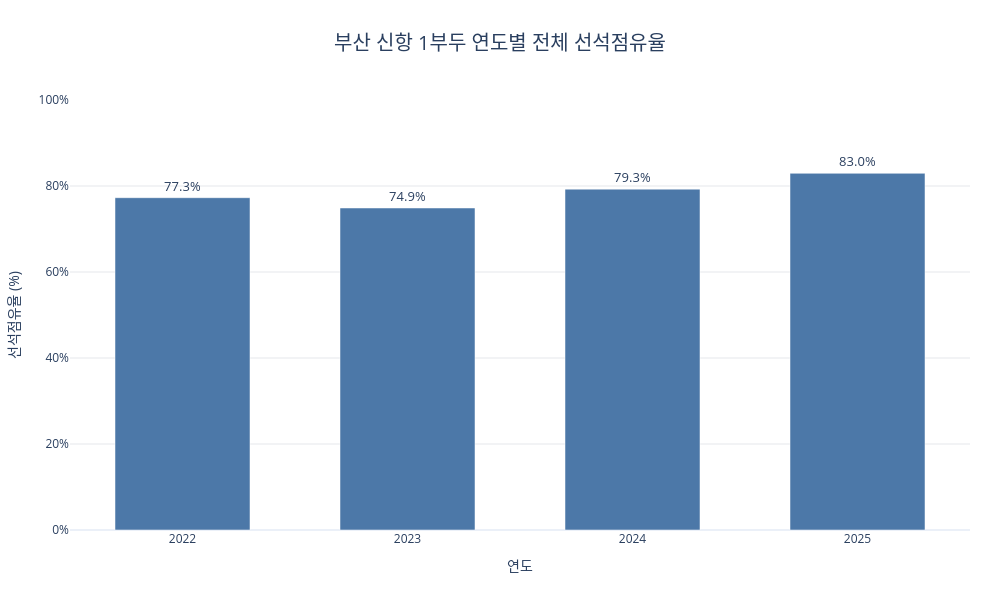

This figure's notebook cell:
### Markdown cell above
# 1부두 전체 선석점유율

### Code cell
from pathlib import Path
import pandas as pd
import plotly.graph_objects as go

# ==================================
# 1. 기본 설정
# ==================================

DATA_PATH = Path(r"C:\work\Final_Project\data\port1.csv")

BERTH_COUNT = 3
START_YEAR = 2022
END_YEAR = 2025

# ==================================
# 2. 데이터 불러오기
# ==================================

df = pd.read_csv(DATA_PATH, encoding="utf-8-sig")
df.columns = df.columns.str.strip()

df["접안"] = pd.to_datetime(
    df["접안(예정)일시"], errors="coerce"
)

df["출항"] = pd.to_datetime(
    df["출항(예정)일시"], errors="coerce"
)

df["선석"] = pd.to_numeric(
    df["선석"], errors="coerce"
)

# 1~3선석만 선택
df = df[df["선석"].isin([1, 2, 3])].copy()

# 잘못된 시간 데이터 제거
df = df.dropna(subset=["접안", "출항"])
df = df[df["출항"] >= df["접안"]].copy()

# ==================================
# 3. 연도별 전체 선석점유율 계산
# ==================================

results = []

for year in range(START_YEAR, END_YEAR + 1):

    year_start = pd.Timestamp(year, 1, 1)
    year_end = pd.Timestamp(year + 1, 1, 1)

    # 해당 연도와 겹치는 작업 기록
    temp = df[
        (df["접안"] < year_end)
        & (df["출항"] > year_start)
    ].copy()

    # 해당 연도에 속하는 작업시간만 계산
    temp["시작"] = temp["접안"].clip(lower=year_start)
    temp["종료"] = temp["출항"].clip(upper=year_end)

    temp["작업시간"] = (
        temp["종료"] - temp["시작"]
    ).dt.total_seconds() / 3600

    total_work_hours = temp["작업시간"].sum()

    # 윤년을 포함한 연간 총시간
    year_hours = (
        year_end - year_start
    ).total_seconds() / 3600

    # 전체 선석점유율 계산
    occupancy = (
        total_work_hours
        / (BERTH_COUNT * year_hours)
    ) * 100

    results.append({
        "연도": year,
        "총작업시간": total_work_hours,
        "선석점유율": occupancy
    })

result = pd.DataFrame(results)

# ==================================
# 4. Plotly 바그래프
# ==================================

fig = go.Figure()

fig.add_trace(
    go.Bar(
        x=result["연도"].astype(str),
        y=result["선석점유율"],

        marker_color="#4C78A8",

        width=0.6,

        text=result["선석점유율"].apply(
            lambda x: f"{x:.1f}%"
        ),

        textposition="outside",

        textfont=dict(size=13),

        customdata=result[["총작업시간"]].to_numpy(),

        hovertemplate=(
            "연도: %{x}년<br>"
            "전체 선석점유율: %{y:.2f}%<br>"
            "총 작업시간: %{customdata[0]:,.1f}시간"
            "<extra></extra>"
        ),

        name="1부두 전체 선석점유율"
    )
)

# ==================================
# 5. 그래프 디자인
# ==================================

fig.update_layout(

    title=dict(
        text="부산 신항 1부두 연도별 전체 선석점유율",
        x=0.5,
        xanchor="center",
        font=dict(size=20)
    ),

    xaxis=dict(
        title="연도",
        type="category",
        showgrid=False
    ),

    yaxis=dict(
        title="선석점유율 (%)",
        range=[0, 100],
        ticksuffix="%",
        showgrid=True,
        gridcolor="#E5E7EB"
    ),

    template="plotly_white",

    width=1000,
    height=600,

    bargap=0.4,

    showlegend=False,

    margin=dict(
        t=100,
        b=70,
        l=70,
        r=30
    )
)

# ==================================
# 6. 결과 표 출력
# ==================================

print("\n[1부두 전체 선석점유율]")
print(result.round(2).to_string(index=False))

# ==================================
# 7. PyCharm 주피터 노트북 내부 출력
# ==================================

fig.show()

### Figure 1 — Plotly figure (JSON) as saved in the notebook; plotly's stock layout.template omitted (floating-point values rounded to 4 significant figures)
{"data": [{"customdata": [[20310.0], [19680.0], [20890.0], [21800.0]], "hovertemplate": "연도: %{x}년<br>전체 선석점유율: %{y:.2f}%<br>총 작업시간: %{customdata[0]:,.1f}시간<extra></extra>", "marker": {"color": "#4C78A8"}, "name": "1부두 전체 선석점유율", "text": ["77.3%", "74.9%", "79.3%", "83.0%"], "textfont": {"size": 13}, "textposition": "outside", "width": 0.6, "x": ["2022", "2023", "2024", "2025"], "y": [77.28, 74.89, 79.27, 82.95], "type": "bar"}], "layout": {"title": {"font": {"size": 20}, "text": "부산 신항 1부두 연도별 전체 선석점유율", "x": 0.5, "xanchor": "center"}, "xaxis": {"title": {"text": "연도"}, "type": "category", "showgrid": false}, "yaxis": {"title": {"text": "선석점유율 (%)"}, "range": [0, 100], "ticksuffix": "%", "showgrid": true, "gridcolor": "#E5E7EB"}, "margin": {"t": 100, "b": 70, "l": 70, "r": 30}, "width": 1000, "height": 600, "bargap": 0.4, "showlegend": false}}
